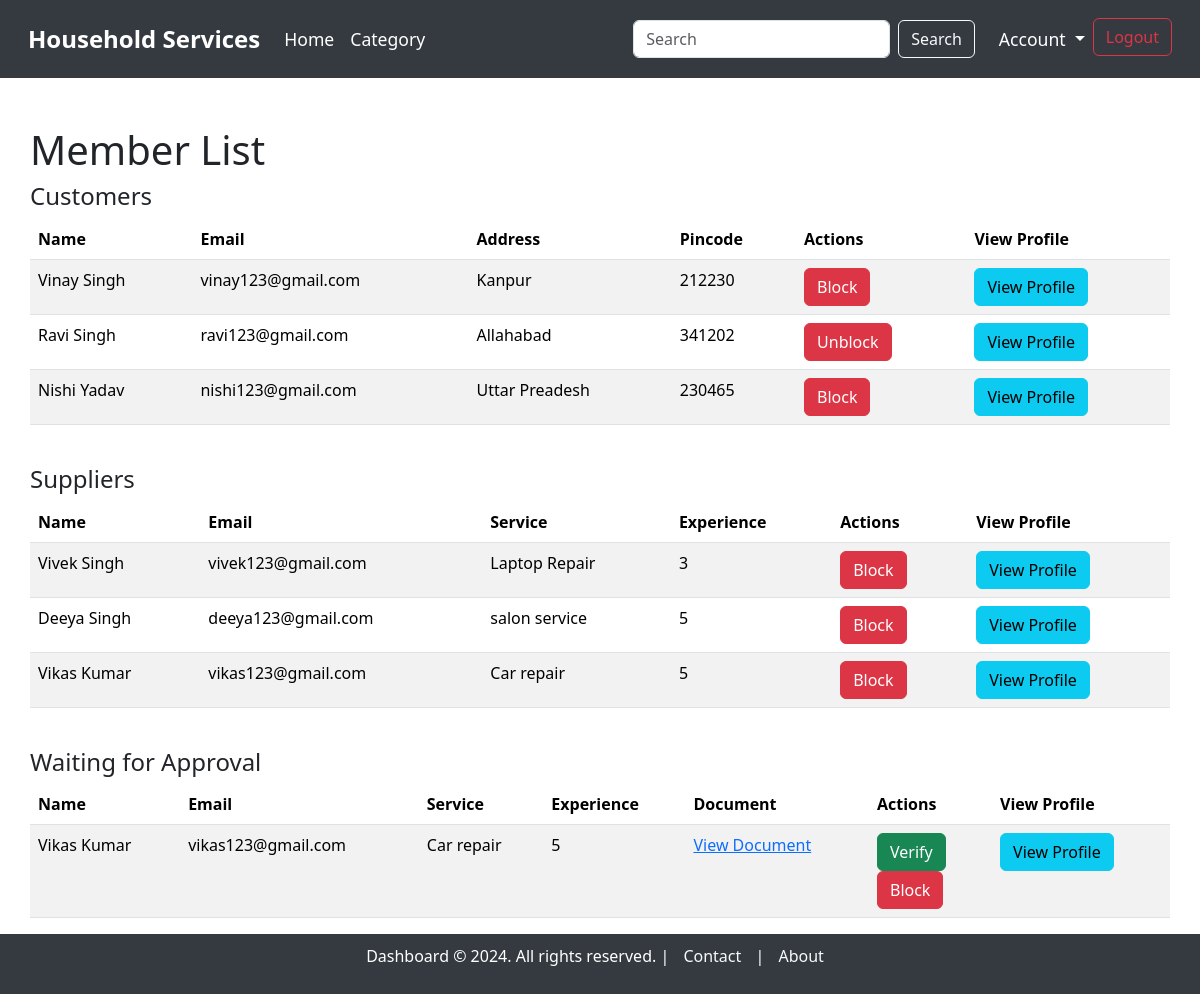
The app's page /admin/members (signed in), older data.
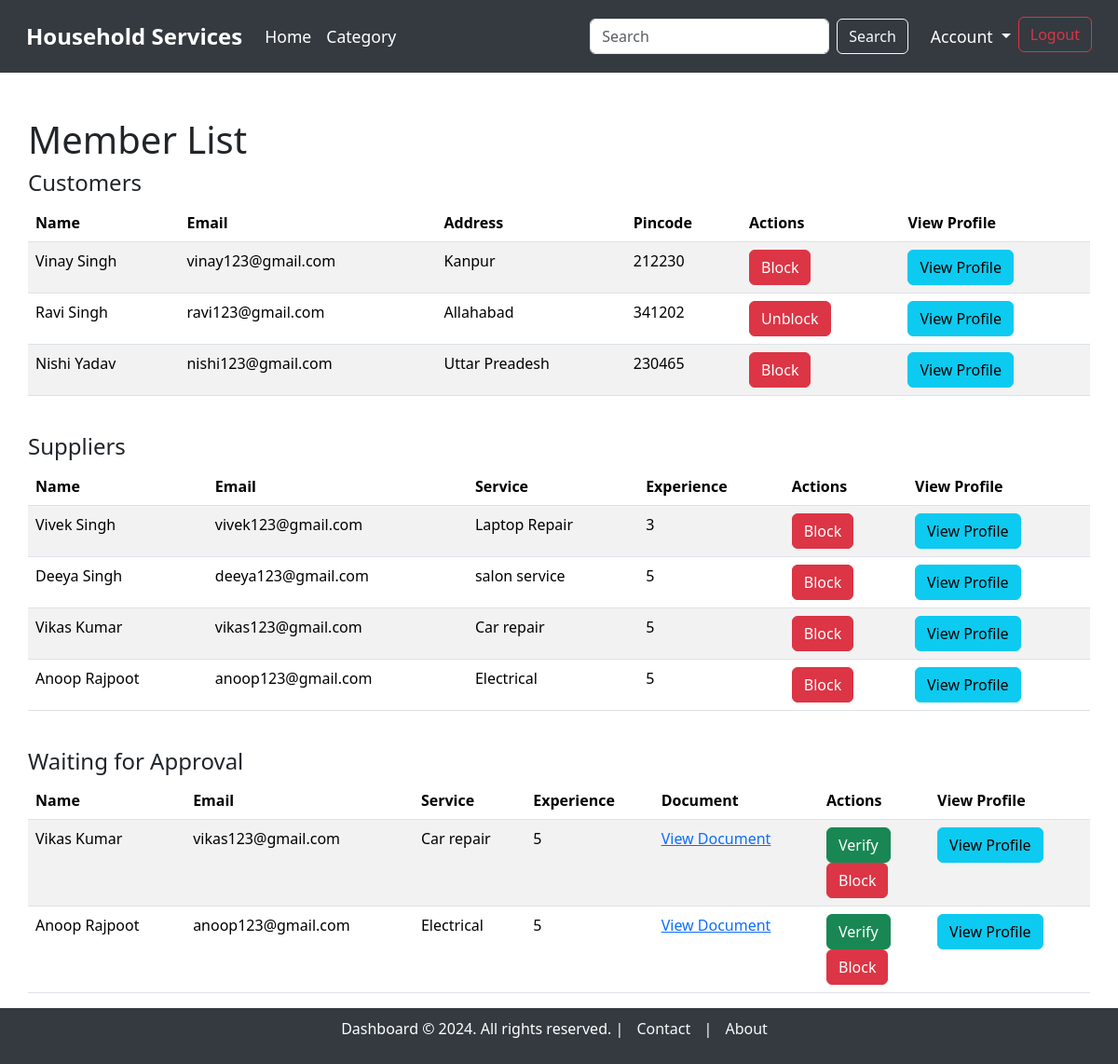
The same page, newer data.
### model.py (models this page shows, shortened)
class User(db.Model):
    __tablename__ = "users"
    user_id = db.Column(db.Integer, autoincrement=True, primary_key=True)
    full_name = db.Column(db.String, nullable=False)
    username = db.Column(db.String, unique=True, nullable=False)
    email = db.Column(db.String, unique=True, nullable=False)
    password = db.Column(db.String, nullable=False)
    address = db.Column(db.String, nullable=False)
    pincode = db.Column(db.String, nullable=False)
    role = db.Column(db.String, nullable=False)  # 'customer' or 'supplier'
    service_name = db.Column(db.String)  # Only applicable if the user is a supplier
    experience_years = db.Column(db.Integer)  # Only applicable if the user is a supplier
    document = db.Column(db.String)  # Path or name of the uploaded document, only for suppliers
    is_verified = db.Column(db.Boolean, default=False)  # For supplier verification
    is_blocked = db.Column(db.Boolean, default=False)  # For blocking/unblocking users

### main.py (the view)
@app.route('/admin/members')
@login_required(role="admin")
def member_list():
    customers = User.query.filter_by(role='customer').all()
    suppliers = User.query.filter_by(role='supplier').all()
    waiting_approval = User.query.filter_by(role='supplier', is_verified=False).all()
    return render_template('admin/member_list.html', customers=customers, suppliers=suppliers, waiting_approval=waiting_approval)

### main.py (called while the page is built)
def login_required(role):
    def wrapper(original):
        @wraps(original)
        def inner(*args, **kwargs):  # *args = list of arguments, **kwargs = key word arguments
            if session.get("username") and session.get("role") == role:
                return original(*args, **kwargs)
            else:
                flash(f"You need to login as {role}", "warning")
                return redirect(url_for("login"))
        return inner
    return wrapper

### templates/admin/member_list.html (shortened to what this page needs)
{% extends 'base_dashboard.html' %}
{% block content %}
<div class="container mt-5">
    <h1>Member List</h1>
    <h4>Customers</h4>
    <table class="table table-striped">
        <thead>
            <tr>
                <th>Name</th>
                <th>Email</th>
                <th>Address</th>
                <th>Pincode</th>
                <th>Actions</th>
                <th>View Profile</th>
            </tr>
        </thead>
        <tbody>
            {% for customer in customers %}
            <tr>
                <td>{{ customer.full_name }}</td>
                <td>{{ customer.email }}</td>
                <td>{{ customer.address }}</td>
                <td>{{ customer.pincode }}</td>
                <td>
                    <form action="{{ url_for('block_user', user_id=customer.user_id) }}" method="POST" style="margin-right: 5px;">
                        <button type="submit" class="btn btn-danger">{{ 'Unblock' if customer.is_blocked else 'Block' }}</button>
                    </form>
                </td>
                <td>
                    <a href="{{ url_for('profile', user_id=customer.user_id) }}" class="btn btn-info">View Profile</a>
                </td>
            </tr>
            {% endfor %}
        </tbody>
    </table>
    <br>
    <h4>Suppliers</h4>
    <table class="table table-striped">
        <thead>
            <tr>
                <th>Name</th>
                <th>Email</th>
                <th>Service</th>
                <th>Experience</th>
                <th>Actions</th>
                <th>View Profile</th>
            </tr>
        </thead>
        <tbody>
            {% for supplier in suppliers %}
            <tr>
                <td>{{ supplier.full_name }}</td>
                <td>{{ supplier.email }}</td>
                <td>{{ supplier.service_name }}</td>
                <td>{{ supplier.experience_years }}</td>
                <td>
                    <form action="{{ url_for('block_user', user_id=supplier.user_id) }}" method="POST" style="margin-right: 5px;">
                        <button type="submit" class="btn btn-danger">{{ 'Unblock' if supplier.is_blocked else 'Block' }}</button>
                    </form>
                </td>
                <td>
                    <a href="{{ url_for('profile', user_id=supplier.user_id) }}" class="btn btn-info">View Profile</a>
                </td>
            </tr>
            {% endfor %}
        </tbody>
    </table>
    <br>
    <h4>Waiting for Approval</h4>
    <table class="table table-striped">
        <thead>
            <tr>
                <th>Name</th>
                <th>Email</th>
                <th>Service</th>
                <th>Experience</th>
                <th>Document</th>
                <th>Actions</th>
                <th>View Profile</th>
            </tr>
        </thead>
        <tbody>
            {% for supplier in waiting_approval %}
            <tr>
                <td>{{ supplier.full_name }}</td>
                <td>{{ supplier.email }}</td>
                <td>{{ supplier.service_name }}</td>
                <td>{{ supplier.experience_years }}</td>
                <td><a href="{{ url_for('static', filename='uploads/' + supplier.document) }}" target="_blank">View Document</a></td>
                <td>
                    <form action="{{ url_for('verify_supplier', user_id=supplier.user_id) }}" method="POST" style="margin-right: 5px;">
                        <button type="submit" class="btn btn-success">Verify</button>
                    </form>
                    <form action="{{ url_for('block_user', user_id=supplier.user_id) }}" method="POST" style="margin-right: 5px;">
                        <button type="submit" class="btn btn-danger">{{ 'Unblock' if supplier.is_blocked else 'Block' }}</button>
                    </form>
                </td>
                <td>
                    <a href="{{ url_for('profile', user_id=supplier.user_id) }}" class="btn btn-info">View Profile</a>
                </td>
            </tr>
            {% endfor %}
        </tbody>
    </table>
</div>
{% endblock %}

Row changes from the older to the newer data that the page shows:
added User: full_name "Anoop Rajpoot", email "anoop123@gmail.com", service_name "Electrical", experience_years "5", is_blocked "Block"
